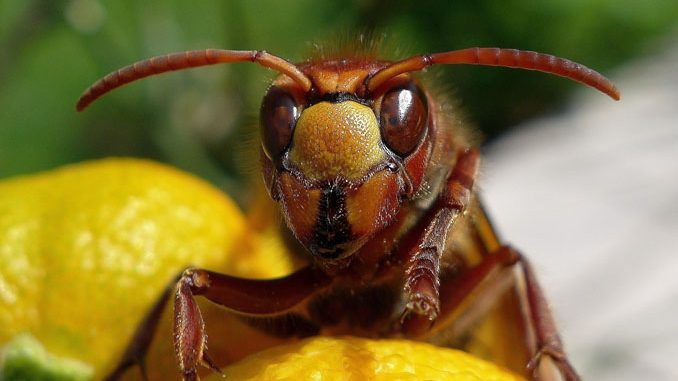
#> input picture geometric_transformations/images/input.jpg, 678 x 381 px
$ python translation.py
#> lines starting #> are read from the running program, lines starting #| are printed output that depends on the picture
import cv2
import numpy as np

img = cv2.imread('./images/input.jpg')
#> img is the input picture: shape (381, 678, 3); mean B, G, R 57.9, 112.3, 128.3
num_rows, num_cols = img.shape[:2]
#> num_rows = 381; num_cols = 678

# On image translations, the transformation matrix has this format:
#
# 1 0 t_x
# 0 1 t_y
#
# Where t_x and t_y are the values of x and y for with the image will be moved.
# In this example, it is moved by 70 units in x axe (to rigth) and 110 units in y axe (to down)
translation_matrix = np.float32([
    [1, 0, 70],
    [0, 1, 110]
])

# warpAffine apply a matrix transformation to an image
img_translation = cv2.warpAffine(
    img,  # image to transform
    translation_matrix,  # transformation matrix
    (num_cols, num_rows),  # resulting image cols and rows
    cv2.INTER_LINEAR,  # interpolation method

    # next arguments used to fill the borders
    cv2.BORDER_WRAP,
    cv2.BORDER_REPLICATE
)
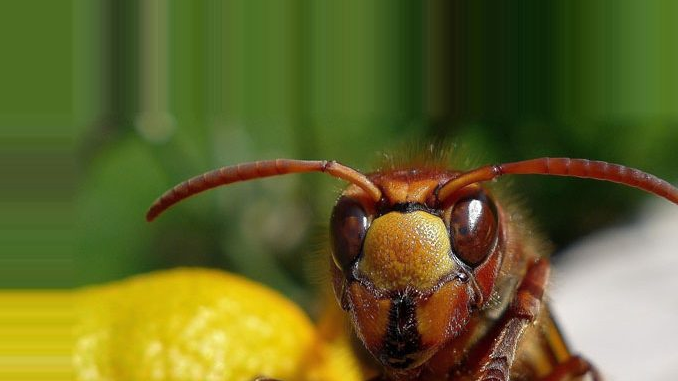
#> img_translation: shape (381, 678, 3); mean B, G, R 42.2, 101.2, 99.2

# This strategy can be used to center an image inside a frame

# img_translation = cv2.warpAffine(
#     img,
#     np.float32([[1, 0, 70], [0, 1, 110]]),
#     (num_cols + 70, num_rows + 110)
# )

# img_translation = cv2.warpAffine(
#     img_translation,  # image
#     np.float32([[1, 0, -30], [0, 1, -50]]),  # transformation matrix

#     # cols and rows of produced image
#     (num_cols + 70 + 30, num_rows + 110 + 50),
# )


cv2.imshow('Translation', img_translation)
cv2.waitKey()
